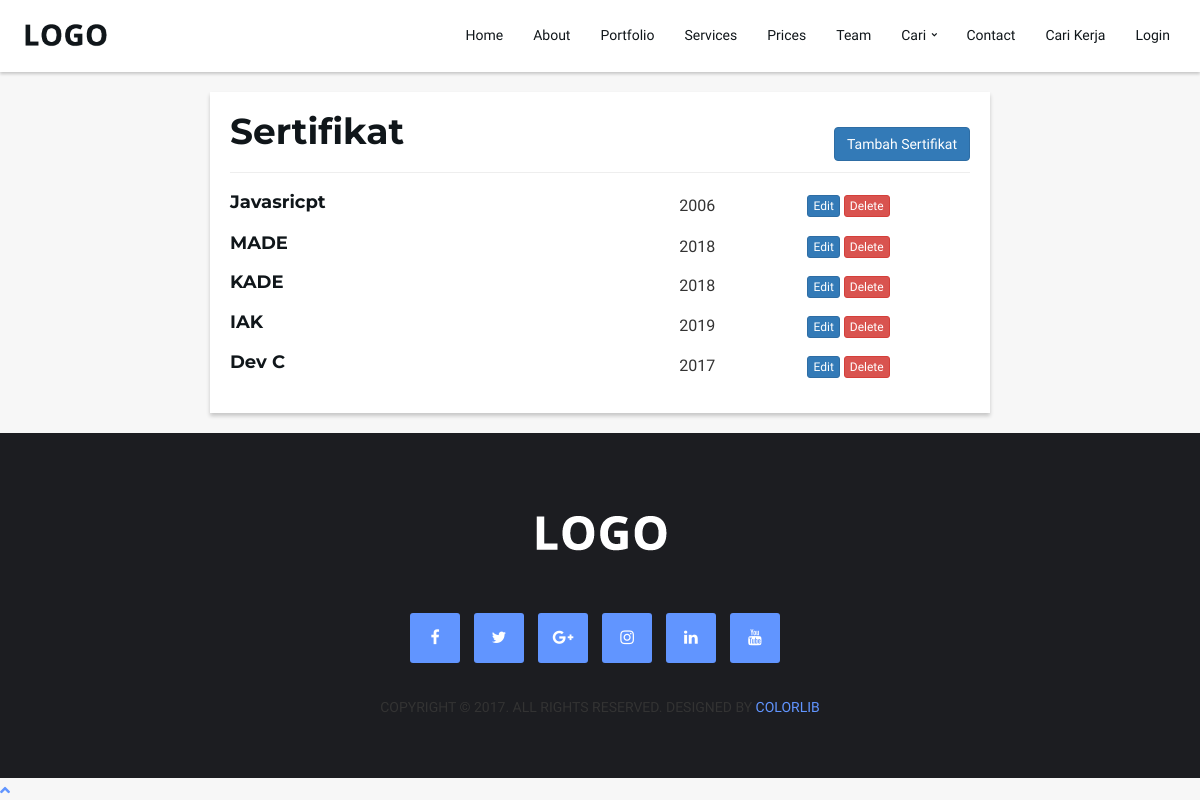
The page /sertifikat on the database as committed earlier.
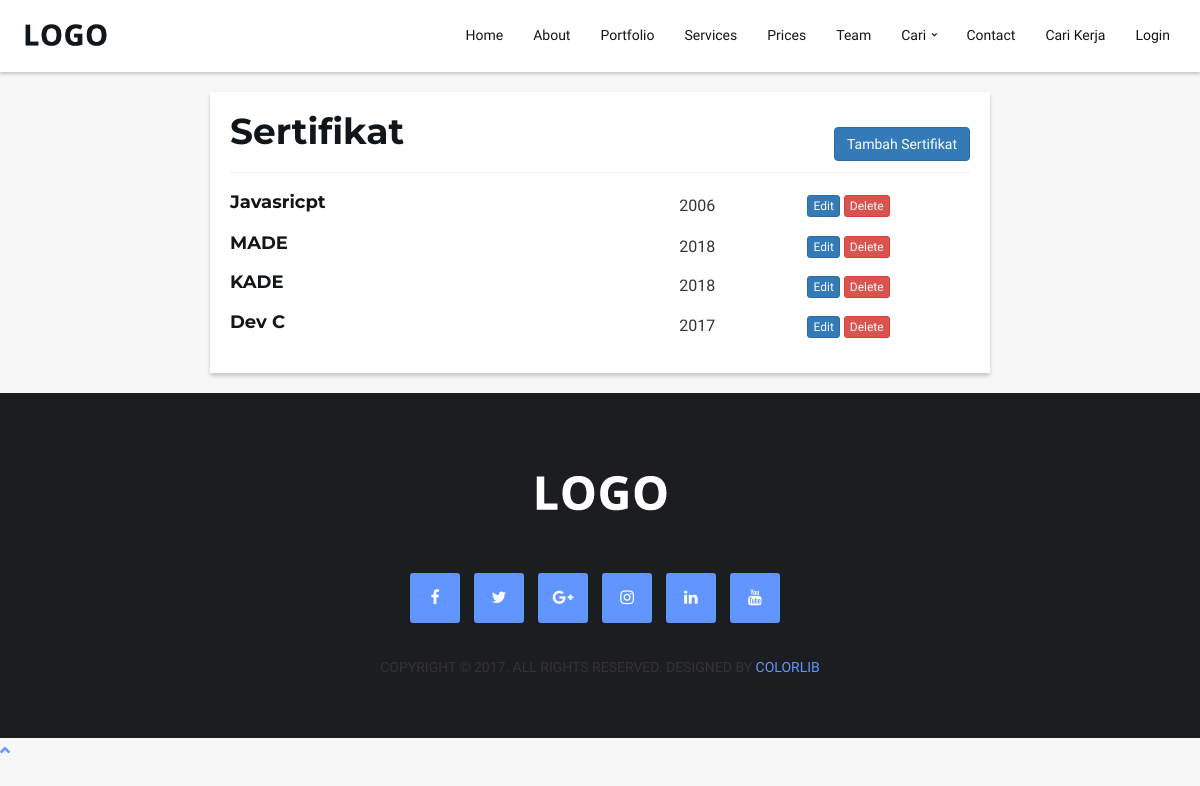
The same page on the database as committed later.
### tables this page shows
CREATE TABLE `sertifikat` (
  `id_sertifikat` int(10) NOT NULL,
  `id_user` varchar(10) NOT NULL,
  `nama_sertifikat` varchar(50) NOT NULL,
  `tahun` year(4) NOT NULL,
  `created_at` timestamp NOT NULL DEFAULT CURRENT_TIMESTAMP,
  `modified_at` timestamp NOT NULL DEFAULT CURRENT_TIMESTAMP
);

### application/controllers/Sertifikat.php (called while the page is built, shortened)
<?php
class Sertifikat extends CI_Controller
{
    public function __construct()
    {
        $this->load->model('Member_model');
        $this->load->model('Sertifikat_model');
    }
    public function getAllSertifikat($id_user = '1')
    {
        $data['title'] = 'Bio Project';
        $data['member'] = $this->Member_model->getMember('id_user', $id_user);
        $data['sertifikat'] = $this->Member_model->getAllDataWhere('sertifikat', 'id_user', $id_user);
        $this->load->view('partials/user/header', $data);
        $this->load->view('member/sertifikat', $data);
        $this->load->view('partials/user/footer');
    }
}

### index.php (called while the page is built, shortened)
<?php
require_once BASEPATH.'core/CodeIgniter.php';

### application/models/Member_model.php (called while the page is built, shortened)
<?php
class Member_model extends CI_Model
{
    public function getAllDataWhere($table, $key, $value)
    {
        $this->db->where($key, $value);
        $query = $this->db->get($table);
        return $query->result_array();
    }
    public function getMember($key, $value)
    {
        $this->db->where([$key => $value]);
        $this->db->join('kecamatan', 'kecamatan.id_kec = member.id_kec');
        $this->db->join('kabupaten', 'kabupaten.id_kab = member.id_kab');
        $this->db->join('provinsi', 'provinsi.id_prov = member.id_prov');
        $this->db->from('member');
        $query = $this->db->get();
        return $query->row_array();
    }
}

### application/views/member/sertifikat.php (the view, shortened to what this page needs)
<section id="sertifikat">
    <div class="container">
        <div class="row">
            <div class="col-md-8 col-md-offset-2 col-xs-10 col-xs-offset-1 content">
                <h2>Sertifikat</h2>
                <hr>
                <a id="btn-create-sertifikat" class="btn btn-primary" style="float:right; margin-top: -66px;">
                    Tambah Sertifikat </a>
                <div class="row">
                    <?php if (!empty($sertifikat)) :?>
                    <?php foreach ($sertifikat as $s) : ?>
                    <div class="col-md-7 col-xs-7">
                        <h4><?= $s['nama_sertifikat']?></h4>
                    </div>
                    <div class="col-md-2 col-xs-2">
                        <p><?= $s['tahun']?></p>
                    </div>
                    <div class="col-md-3 col-xs-3">
                        <a class="btn btn-xs btn-primary btn-update-sertifikat" data-toggle="modal" data-target="btn-sertifikat" data-id="<?=$s['id_sertifikat']?>"> Edit </a>
                        <a href="delete-sertifikat/<?=$s['id_sertifikat']?>" class="btn btn-xs btn-danger mb-2"
                            onclick="return confirm('Anda yakin ingin menghapus data sertifikat <?= $s['nama_sertifikat']?> ?');"> Delete </a>
                    </div>
                    <?php endforeach;?>
                    <?php else : ?>
                    <p>Not Found !</p>
                    <?php endif;?>
                </div>
            </div>
        </div>
    </div>
</section>

Rows that differ between the two databases and show on the page:
removed sertifikat: nama_sertifikat "IAK", tahun "2019"
